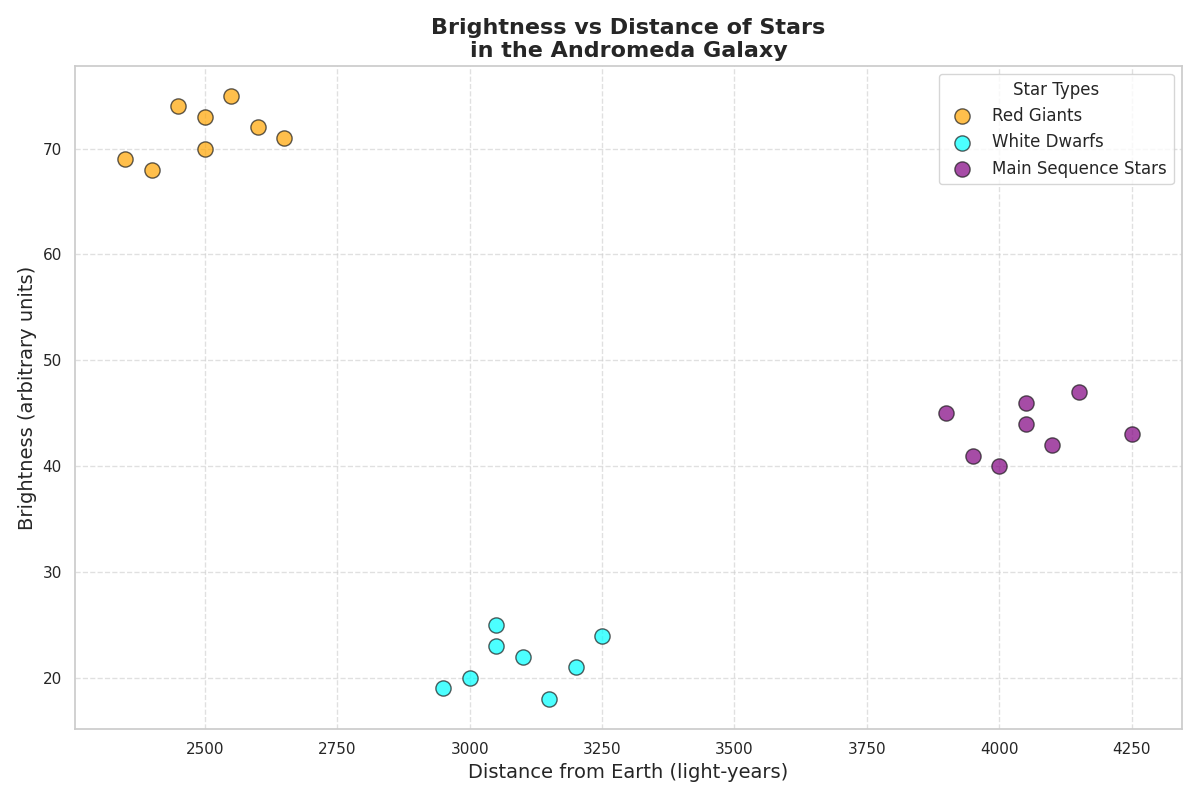

Python code for this plot:
import matplotlib.pyplot as plt
import numpy as np

# Handcrafted data for different types of stars in the Andromeda Galaxy
red_giants = {
    "Brightness": [70, 68, 72, 75, 74, 69, 71, 73],
    "Distance": [2500, 2400, 2600, 2550, 2450, 2350, 2650, 2500]
}

white_dwarfs = {
    "Brightness": [20, 22, 19, 21, 23, 24, 18, 25],
    "Distance": [3000, 3100, 2950, 3200, 3050, 3250, 3150, 3050]
}

main_sequence_stars = {
    "Brightness": [40, 45, 42, 44, 41, 47, 43, 46],
    "Distance": [4000, 3900, 4100, 4050, 3950, 4150, 4250, 4050]
}

# Create a scatter plot
plt.figure(figsize=(12, 8))

# Plot each star type with distinctive markers and new colors
plt.scatter(red_giants["Distance"], red_giants["Brightness"], 
            color='orange', label='Red Giants', s=120, alpha=0.7, edgecolors='k')
plt.scatter(white_dwarfs["Distance"], white_dwarfs["Brightness"], 
            color='cyan', label='White Dwarfs', s=120, alpha=0.7, edgecolors='k')
plt.scatter(main_sequence_stars["Distance"], main_sequence_stars["Brightness"], 
            color='purple', label='Main Sequence Stars', s=120, alpha=0.7, edgecolors='k')

# Add plot details
plt.title('Brightness vs Distance of Stars\nin the Andromeda Galaxy', fontsize=16, fontweight='bold')
plt.xlabel('Distance from Earth (light-years)', fontsize=14)
plt.ylabel('Brightness (arbitrary units)', fontsize=14)
plt.grid(True, linestyle='--', alpha=0.6)

# Add a legend and ensure it does not obstruct the data visualization
plt.legend(title='Star Types', fontsize=12, loc='upper right')

# Adjust layout to prevent overlap
plt.tight_layout()

# Display the plot
plt.show()
